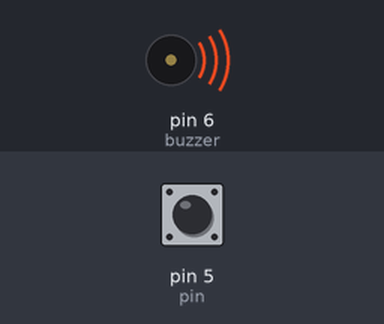
Bench run of a sketch on a simulated Arduino Uno, built with avr-gcc and run on an emulated ATmega328P. On the bench: buzzer (waves = sounding). The test bench sets the inputs (shaded band); at power-on: pin 5 (pin) HIGH.

Above: at 1.2 s.
1.3 s: pin 5 (pin) pulled LOW for 0.15 s
At 1.37 s:
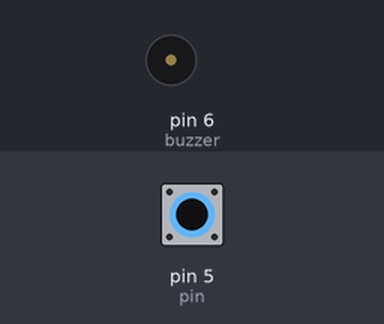
2.9 s: pin 5 (pin) pulled LOW for 3.2 s
Timing chart, 0 to 13.6 s (numbered marks = the images above; inputs shaded):
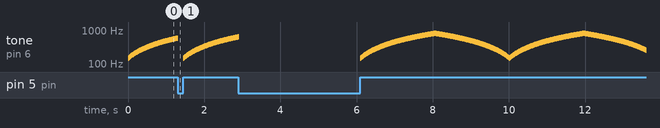

Measured:
- by itself, tone on pin 6 (buzzer): plays 150 Hz for 0.02 s, 155 Hz for 0.02 s, 160 Hz for 0.02 s, 165 Hz for 0.02 s, 170 Hz for 0.02 s, 175 Hz for 0.02 s … (500 notes in this stretch)

The sketch:

Alarm_System__old_.ino
```cpp
/* Global Alarm variables */
const int default_pitch = 150;
int pitch = default_pitch;
int offset = 5;

/* Output Pins */
const int buzzer = 6;
const int pin = 5;

void setup() {
  pinMode(pin, INPUT_PULLUP);
}

void loop() {
  if (digitalRead(pin) != LOW) {
    tone(buzzer, pitch);
    pitch += offset;

    if (pitch <= default_pitch || pitch >= 800) {
      offset = -offset;
    }

    delay(15);
  } else{
    noTone(buzzer);
    offset = 5;
    pitch = default_pitch;
  }
}
```
